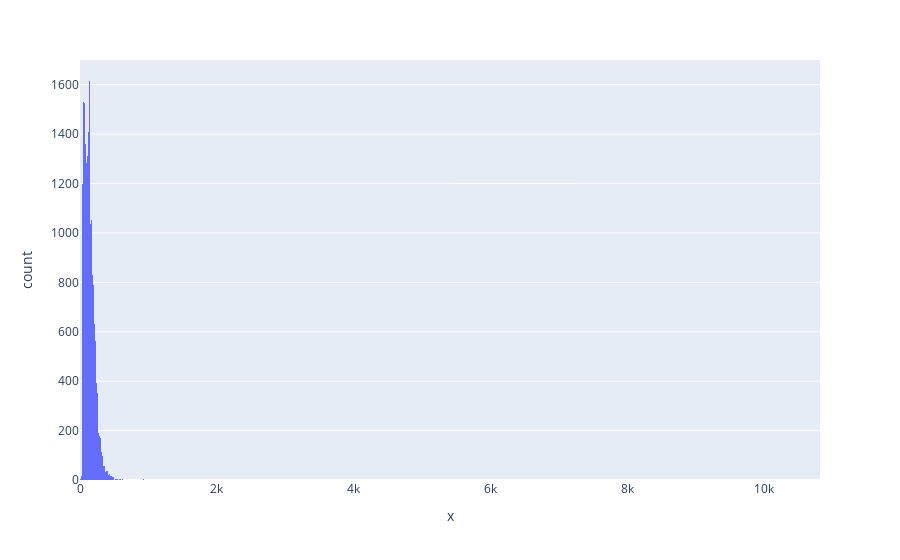

Notebook cell for this chart:
### Code cell
histogram(x=len_messages)

### Figure 1 — Plotly figure (JSON) as saved in the notebook; plotly's stock layout.template omitted (floating-point values rounded to 4 significant figures; data arrays with more than 128 entries replaced by an {"elided": "..."} marker saying what was removed)
{"data": [{"alignmentgroup": "True", "bingroup": "x", "hoverlabel": {"namelength": 0}, "hovertemplate": "x=%{x}<br>count=%{y}", "legendgroup": "", "marker": {"color": "#636efa"}, "name": "", "offsetgroup": "", "orientation": "v", "showlegend": false, "type": "histogram", "x": {"elided": "26215 int values"}, "xaxis": "x", "yaxis": "y"}], "layout": {"autosize": true, "barmode": "relative", "legend": {"tracegroupgap": 0}, "margin": {"t": 60}, "xaxis": {"anchor": "y", "autorange": true, "domain": [0, 1], "range": [-0.5, 10820.0], "title": {"text": "x"}, "type": "linear"}, "yaxis": {"anchor": "x", "autorange": true, "domain": [0, 1], "range": [0, 1700], "title": {"text": "count"}}}}
